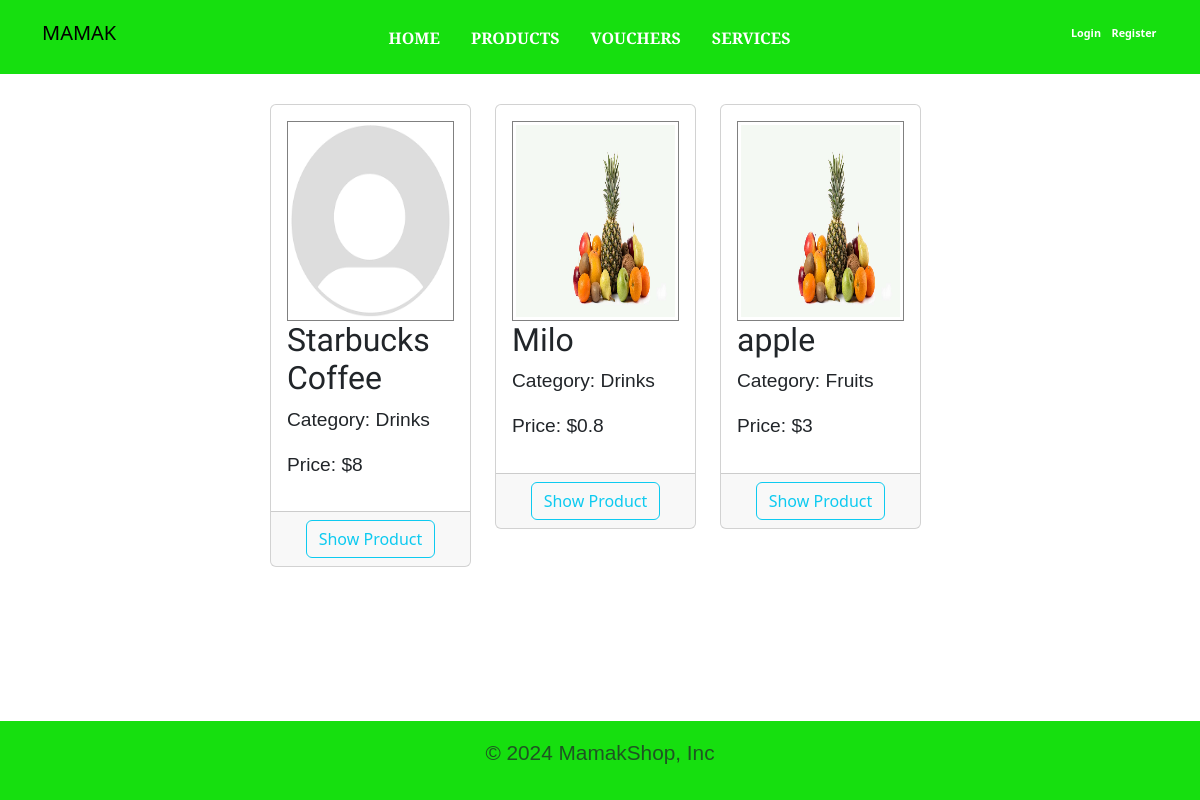
/product, run on the app's committed database.
### Src/models.py (models this page shows, shortened)
class Product(db.Model):
    id = db.Column(db.Integer, primary_key=True)
    name = db.Column(db.String(40), nullable=False)
    description = db.Column(db.String(1000), nullable=False)
    category = db.Column(db.String(80), nullable=False)
    country = db.Column(db.String(80), nullable=False)
    price = db.Column(db.Integer(), nullable=False)
    image_file = db.Column(db.String(20), nullable=False,
                           default='default.jpg')
    stock = db.Column(db.Integer(), nullable=True, default=0)
    isValid = db.Column(db.Integer, nullable=False, default=1)
    orders = db.relationship('Order', backref='product', lazy=True)
    carts = db.relationship('Cart', backref='product', lazy=True)

### Src/routes.py (the view)
@app.route('/product')
def product():
    products_list = []
    products = Product.query.all()
    for product in products:
        products_list.append(product)
    return render_template('product.html', products_list=products_list)

### Src/templates/product.html (shortened to what this page needs)
{% extends "base.html" %}
{% block content %}
<div class="row" style="--bs-gutter-x:0;">
  <div class="column left">
  </div>
  <div class="column right">
    <div class="row">
      {% for product in products_list %}
      {% if product.isValid == True %}
      {% if product.stock > 5 %}
      <div class="col-lg-3">
        <div class="card">
          <div class="card-body">
            <img src="{{ url_for('static', filename='images/' + product.image_file )}}" alt="Logo">
            <h2>{{ product.name }}</h2>
            <p>Category: {{product.category}}</p>
            <p>Price: ${{ product.price }}</p>
          </div>
          <div class="card-footer"><div class="addtocart"><a href="/productDetails/{{product.id}}"><button class="btn btn-outline-info">Show Product</button></a></div></div>
        </div>
      </div>
      {% endif %}
      {% endif %}
      {% endfor %}
    </div>
  </div>
</div>
{% endblock %}

### Src/templates/base.html (shortened to what this page needs)
<!doctype html>
<html lang="en">
<head>
  <link href="https://cdn.jsdelivr.net/npm/bootstrap@5.3.0-alpha1/dist/css/bootstrap.min.css" rel="stylesheet">
  {% if idsite == True %}
  <link rel="stylesheet" href="\static\css\style.css"/>
  {% else %}
  <link rel="stylesheet" href="static\css\style.css"/>
  {% endif %}
  <link rel="stylesheet" href="https://cdn.jsdelivr.net/npm/bootstrap-icons@1.10.3/font/bootstrap-icons.css">
<link href="https://fonts.googleapis.com/css2?family=Alegreya+Sans+SC:wght@500&family=Amaranth:wght@700&family=Kanit:ital,wght@1,600&display=swap" rel="stylesheet"></head>
<body>
  {% block navbar %}
  {% include 'includes/_navbar.html' %}
  {% endblock %}
    {% block content %}
    {% endblock %}
  {% block footer %}
  {% include 'includes/_footer.html' %}
  {% endblock %}
</body>
</html>

### Src/templates/includes/_navbar.html (shortened to what this page needs)
<nav class="navbar navbar-expand-lg pb-3">
  <div class="container">
    <div class="collapse navbar-collapse" id="navbarSupportedContent">
      {% if adminStat == True and current_user.isAdmin == True %}
      <a class="navbar-brand" href="{{ url_for('home')}}">MAMAK</a>
        <ul class=" navbar-nav m-auto mb-2 mb-lg-0">
          <li class="nav-item">
            <a class="nav-link" href="{{ url_for('accountadmin') }}">Accounts</a>
          </li>
          <li class="nav-item">
            <a class="nav-link" href="{{ url_for('productadmin') }}">Products</a>
          </li>
          <li class="nav-item">
            <a class="nav-link" href="{{ url_for('inventoryadmin') }}">
              Inventory
            </a>
          </li>
          <li class="nav-item">
            <a class="nav-link" href="{{ url_for('retrievevoucher') }}">
              Vouchers
            </a>
          </li>
          <li class="nav-item">
            <a class="nav-link" href="{{ url_for('serviceadmin') }}">Services</a>
          </li>
          <li class="nav-item">
            <a class="nav-link" href="/adminCustomer">Customer View</a>
          </li>
        </ul>
      {% else %}
      <a class="navbar-brand" href="{{ url_for('home')}}">MAMAK</a>
      <ul class=" navbar-nav m-auto mb-2 mb-lg-0">
        <li class="nav-item">
          <a class="nav-link" href="{{ url_for('home') }}">Home</a>
        </li>
        <li class="nav-item">
          <a class="nav-link" href="{{ url_for('product') }}">Products</a>
        </li>
        <li class="nav-item">
          <a class="nav-link" href="{{ url_for('voucher') }}">
            Vouchers
          </a>
        </li>
        <li class="nav-item">
          <a class="nav-link" href="{{ url_for('service') }}">Services</a>
        </li>
      </ul>
      {% endif %}
      {% if current_user.isAdmin == True %}
      <a href="{{ url_for('logout') }}"><button class="logout">Log out</button></a>
      {% elif current_user.is_authenticated %}
      <a href="{{ url_for('cart') }}"><span><i class="bi bi-cart"></i></span></a>
      <a href="{{ url_for('account') }}"><span><i class="bi bi-person-circle"></i></span></a>
      <a href="{{ url_for('logout') }}"><button class="logout">Log out</button></a>
      {% else %}
      <a href="{{ url_for('login') }}"><button class="acc">Login</button></a>
      <a href="{{ url_for('register') }}"><button class="acc">Register</button></a>
      {% endif %}
    </div>
  </div>
</nav>

### Src/templates/includes/_footer.html
<footer class="py-3">
    <p class="text-center text-muted">© 2024 MamakShop, Inc</p>
</footer>

### Src/static/css/style.css (style rules this page uses)
* { padding: 0; margin: 0; box-sizing: border-box; }
body { min-height: 100vh; display: flex; flex-direction: column; }
footer { margin-top: auto; }
.card .card-body img { height:25vh; width:100%; padding:3px; border: 1px solid grey; }
.card .card-body p { font-size:1.2rem; }
.addtocart button { display:flex; margin:0 auto; }
p { font-size: 1.3rem; font-family: 'Alegreya Sans SC', sans-serif; }
h2 { font-family: 'Amaranth', sans-serif; }
.navbar, footer { background-color: rgb(22, 223, 15); }
.nav-item a { text-decoration: none; color: white; font-weight: 600; text-transform: uppercase; margin-right: 15px; font-family: 'Alegreya Sans SC', sans-serif; }
.acc { height: 50px; width: 4vw; outline: none; background-color: transparent; color: white; font-weight:bold; border: none; transition: all; font-size: 0.9vw; }
a { text-decoration: none; }
.column { float: left; width:100%; max-width:100%; padding:30px; }
.row { width:100%; max-width:100%; }
.left { width: 20%; }
.right { width: 80%; }

### data on the page
Product: image_file (placeholder picture), name "Starbucks Coffee", category "Drinks", price "8"
Product: image_file (picture), name "Milo", category "Drinks", price "0.8"
Product: image_file (picture), name "apple", category "Fruits", price "3"
